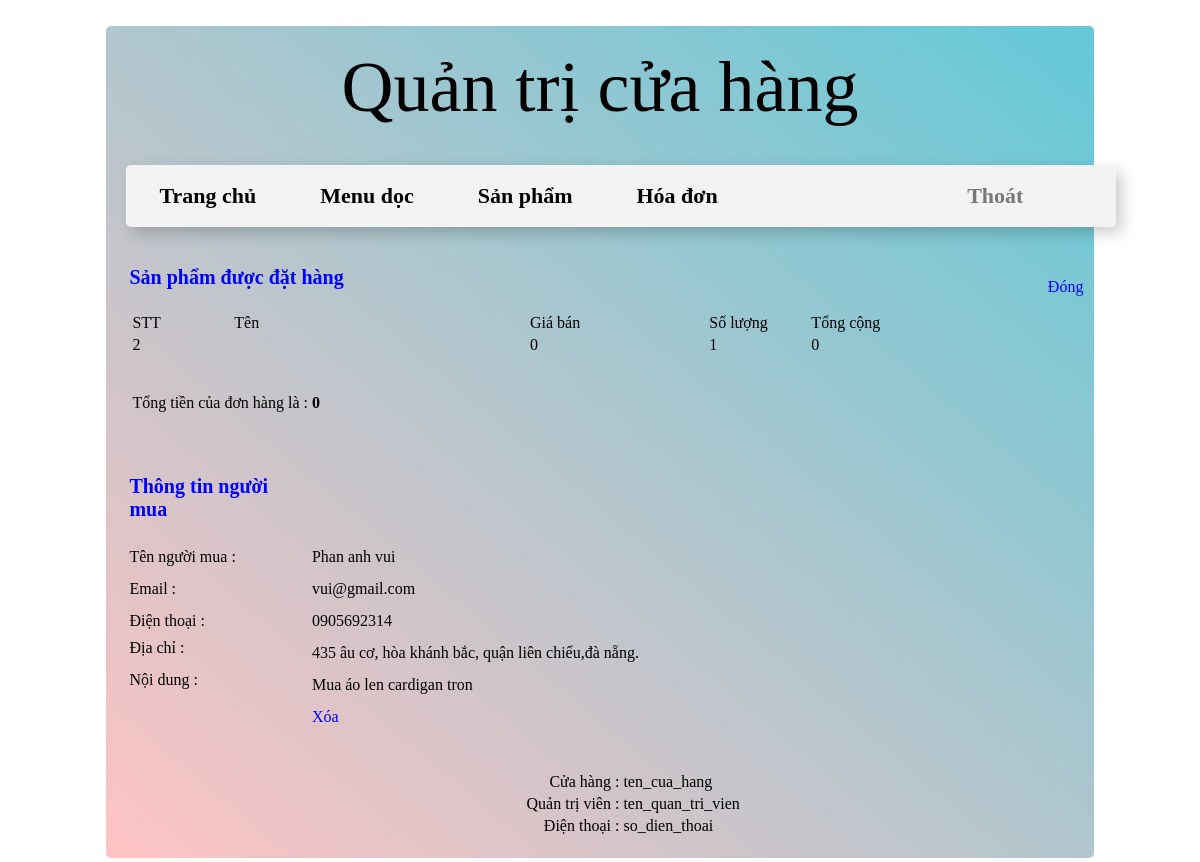
The app's page /quan_tri/index.php?thamso=xem_hoa_don&id=2&trang=1 (signed in) with its own data.
### tables this page shows
CREATE TABLE `hoa_don` (
  `id` int(11) NOT NULL,
  `ten_nguoi_mua` varchar(256) NOT NULL,
  `email` varchar(256) NOT NULL,
  `dia_chi` mediumtext NOT NULL,
  `dien_thoai` varchar(256) NOT NULL,
  `noi_dung` mediumtext NOT NULL,
  `hang_duoc_mua` mediumtext NOT NULL
);

### quan_tri/chuc_nang/quan_tri_2/xac_dinh_dang_nhap.php (called while the page is built, shortened)
		<?php
	if(isset($_SESSION['ky_danh']))
	{
		$ky_danh=$_SESSION['ky_danh'];
		$mat_khau=$_SESSION['mat_khau'];
		$tv="select count(*) from thong_tin_quan_tri where ky_danh='$ky_danh' and mat_khau='$mat_khau' ";
		$tv_1=mysqli_query($cnn, $tv);
		$tv_2=mysqli_fetch_array($tv_1);
		if($tv_2[0]==1)
		{
			$xac_dinh_dang_nhap="co";
		}
	}
?>

### quan_tri/chuc_nang/hoa_don/xem_hoa_don.php (the view, shortened to what this page needs)
<?php
	$id=$_GET['id'];
	$tv="select * from hoa_don where id='$id' ";
	$tv_1=mysqli_query($cnn, $tv);
	$tv_2=mysqli_fetch_array($tv_1);
	$ten_nguoi_mua=$tv_2['ten_nguoi_mua'];
	$email=$tv_2['email'];
	$dien_thoai=$tv_2['dien_thoai'];
	$dia_chi=$tv_2['dia_chi'];
	$noi_dung=$tv_2['noi_dung'];
	$hang_duoc_mua=$tv_2['hang_duoc_mua'];
	$link_dong="?thamso=hoa_don&&trang=".$_GET['trang'];
	$link_xoa="?xoa_hoa_don_o_trang_chi_tiet=co&id=".$id."&trang=".$_GET['trang'];
?>
<table width="990px" >
	<tr>
		<td width="250px" ><b style="color:blue;font-size:20px" >Sản phẩm được đặt hàng </b><br><br> </td>
		<td width="740px" align="right" >
			<a href="<?php echo $link_dong; ?>" class="lk_a1" style="margin-right:30px" >Đóng</a>
		</td>
	</tr>
	<tr>
		<td align="left" colspan="2" >
			<table width="880px" >
				<tr>
					<td width="100px">STT</td>
					<td width="300px" >Tên</td>
					<td width="180px">Giá bán</td>
					<td width="100px" >Số lượng</td>
					<td width="200px">Tổng cộng</td>
				</tr>
				<?php
					$m=explode("[|||||]",$hang_duoc_mua);
					$tong_lon=0;
					for($i=0;$i<count($m);$i++)
					{
						if(isset($m[$i]))
						{
							if($m[$i]!="")
							{
								$stt=$i+1;
								$m_2=explode("[|||]",$m[$i]);
								$id_sp=$m_2[0];
								$sl_sp=$m_2[1];
								$tv_sp="select id,ten,gia from san_pham where id='$id_sp' ";
								$tv_sp_1=mysqli_query($cnn, $tv_sp);
								$tv_sp_2=mysqli_fetch_array($tv_sp_1);
								$ten=$tv_sp_2['ten'];
								$gia=$tv_sp_2['gia'];
								$gia_duoc_dinh_dang=number_format($gia,0,",",".");
								$tong=$gia*$sl_sp;
								$tong_duoc_dinh_dang=number_format($tong,0,",",".");
								$tong_lon=$tong_lon+$tong;
								if($sl_sp!=0)
								{
								?>
									<tr>
										<td><?php echo $stt; ?></td>
										<td><?php echo $ten; ?></td>
										<td><?php echo $gia_duoc_dinh_dang; ?></td>
										<td><?php echo $sl_sp; ?></td>
										<td><?php echo $tong_duoc_dinh_dang; ?></td>
									</tr>
								<?php
								}
							}
						}
					}
				?>
				<tr>
					<td colspan="5">
						<br><br>
						Tổng tiền của đơn hàng là :
						<?php
							$tong_lon_duoc_dinh_dang=number_format($tong_lon,0,",",".");
							echo "<b>".$tong_lon_duoc_dinh_dang."</b>";
						?>
						<br><br>
					</td>
				</tr>
			</table>
		</td>
	</tr>
</table>
<br><br>
<table width="990px" >
	<tr>
		<td width="180px" ><b style="color:blue;font-size:20px" >Thông tin người mua</b><br><br> </td>
		<td width="810px" align="right" >
		</td>
	</tr>
	<tr height="30px" >
		<td >Tên người mua : </td>
		<td >
			<?php echo $ten_nguoi_mua; ?>
		</td>
	</tr>
	<tr height="30px" >
		<td >Email : </td>
		<td >
			<?php echo $email; ?>
		</td>
	</tr>
	<tr height="30px" >
		<td >Điện thoại : </td>
		<td >
			<?php echo $dien_thoai; ?>
		</td>
	</tr>
	<tr height="30px" >
		<td valign="top" >Địa chỉ : </td>
		<td >
			<?php echo $dia_chi; ?>
		</td>
	</tr>
	<tr height="30px" >
		<td valign="top" >Nội dung : </td>
		<td >
			<?php echo $noi_dung; ?>
		</td>
	</tr>
	<tr height="30px" >
		<td>&nbsp;</td>
		<td>
			<a href="<?php echo $link_xoa; ?>" class="lk_a1" >Xóa</a>
		</td>
	</tr>
</table>

### quan_tri/index.php (shortened to what this page needs)
<?php
    include("../ket_noi.php");
	include("chuc_nang/quan_tri_2/xac_dinh_dang_nhap.php");
?>
<html>
	<head>
		<link rel="stylesheet" type="text/css" href="giao_dien/giao_dien.css">
	</head>
	<body>
		<?php
			if(!isset($xac_dinh_dang_nhap))
			{
				include("chuc_nang/quan_tri_2/khung_dang_nhap.php");
			}
			else
			{
				if($xac_dinh_dang_nhap=="co")
				{
					echo "<center>";
						include("chuc_nang/quan_tri_2/trang_chu.php");
					echo "</center>";
				}
			}
		?>
	</body>
</html>

### quan_tri/chuc_nang/quan_tri_2/trang_chu.php (shortened to what this page needs)
<!DOCTYPE html>
<html lang="en">
<head>
</head>
<body>
	<br>
	<div style="background: linear-gradient(to right top, #ffc3c3, #63c9d8);padding: 20px;width: 80%;border-radius: 5px;">
		<center>
		<a href="index.php" style="font-size:72px;color:black;text-decoration:none" >Quản trị cửa hàng</a>
		</center>
		<br><br>
		<table width="990px" style="background-color: #f3f3f3; padding: 15px 30px;border-radius: 5px;box-shadow: 6px 6px 15px rgba(0, 0, 0, 0.2);">
			<tr>
				<td width="800px">
					<a href="index.php" class="lk_1" >Trang chủ</a>
					<a href="?thamso=menu_doc" class="lk_1" >Menu dọc</a>
					<a href="?thamso=san_pham" class="lk_1" >Sản phẩm</a>
					<a href="?thamso=hoa_don" class="lk_1" >Hóa đơn</a>
					<a style="float: right;color: #787878;" href="?thamso=thoat" class="lk_1" >Thoát</a>
				</td>
			</tr>
		</table>
		<br><br>
		<?php
			include("chuc_nang/quan_tri_2/dieu_huong.php");
		?>
		<br><br>
		<table width="990px" >
			<tr>
				<td width="445px" align="right">
					Cửa hàng :
				</td>
				<td width="445px" >
					ten_cua_hang
				</td>
			</tr>
			<tr>
				<td align="right" >
					Quản trị viên :
				</td>
				<td>
					ten_quan_tri_vien
				</td>
			</tr>
			<tr>
				<td align="right" >
					Điện thoại :
				</td>
				<td>
					so_dien_thoai
				</td>
			</tr>
		</table>
	</div>
</body>
</html>

### quan_tri/chuc_nang/quan_tri_2/dieu_huong.php (shortened to what this page needs)
<?php
	if(!isset($_GET['thamso'])){$thamso="";}else{$thamso=$_GET['thamso'];}
	switch($thamso)
	{
		case "xem_hoa_don":
			include("chuc_nang/hoa_don/xem_hoa_don.php");
		break;
	}
?>

### quan_tri/giao_dien/giao_dien.css (style rules this page uses)
a.lk_a1 { text-decoration:none;color:blue; }

### quan_tri/chuc_nang/quan_tri_2/trang_chu.php (style rules this page uses)
a.lk_1 { font-size:22px;text-decoration:none;color:black;margin-right:60px; font-weight:bold; }

### records on screen
hoa_don: hang_duoc_mua "1", hang_duoc_mua "0", ten_nguoi_mua "Phan anh vui", email "vui@gmail.com", dien_thoai "0905692314", dia_chi "435 âu cơ, hòa khánh bắc, quận liên chiểu,đà nẵng.", noi_dung "Mua áo len cardigan tron"

### other values on screen
$stt "2"
$gia_duoc_dinh_dang "0"
$tong_lon_duoc_dinh_dang "0"
